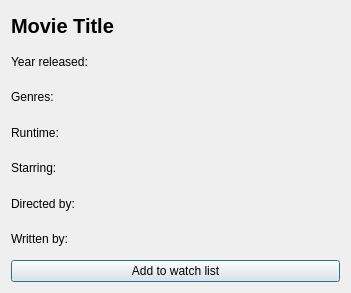
<?xml version="1.0" encoding="UTF-8"?>
<ui version="4.0">
 <class>MovieInfoDialog</class>
 <widget class="QDialog" name="MovieInfoDialog">
  <property name="geometry">
   <rect>
    <x>0</x>
    <y>0</y>
    <width>351</width>
    <height>293</height>
   </rect>
  </property>
  <property name="windowTitle">
   <string>Dialog</string>
  </property>
  <layout class="QGridLayout" name="gridLayout">
   <item row="1" column="1" rowspan="3">
    <layout class="QVBoxLayout" name="verticalLayout">
     <item>
      <widget class="QLabel" name="titleLabel">
       <property name="font">
        <font>
         <pointsize>15</pointsize>
         <bold>true</bold>
        </font>
       </property>
       <property name="text">
        <string>Movie Title</string>
       </property>
       <property name="scaledContents">
        <bool>false</bool>
       </property>
      </widget>
     </item>
     <item>
      <widget class="QLabel" name="yearLabel">
       <property name="text">
        <string>Year released: </string>
       </property>
      </widget>
     </item>
     <item>
      <widget class="QLabel" name="genreLabel">
       <property name="text">
        <string>Genres:</string>
       </property>
      </widget>
     </item>
     <item>
      <widget class="QLabel" name="runtimeLabel">
       <property name="text">
        <string>Runtime:</string>
       </property>
      </widget>
     </item>
     <item>
      <widget class="QLabel" name="actorLabel">
       <property name="text">
        <string>Starring:</string>
       </property>
      </widget>
     </item>
     <item>
      <widget class="QLabel" name="directorLabel">
       <property name="text">
        <string>Directed by:</string>
       </property>
      </widget>
     </item>
     <item>
      <widget class="QLabel" name="writerLabel">
       <property name="text">
        <string>Written by:</string>
       </property>
      </widget>
     </item>
    </layout>
   </item>
   <item row="7" column="1">
    <widget class="QPushButton" name="watchButton">
     <property name="text">
      <string>Add to watch list</string>
     </property>
    </widget>
   </item>
  </layout>
 </widget>
 <resources/>
 <connections/>
</ui>
